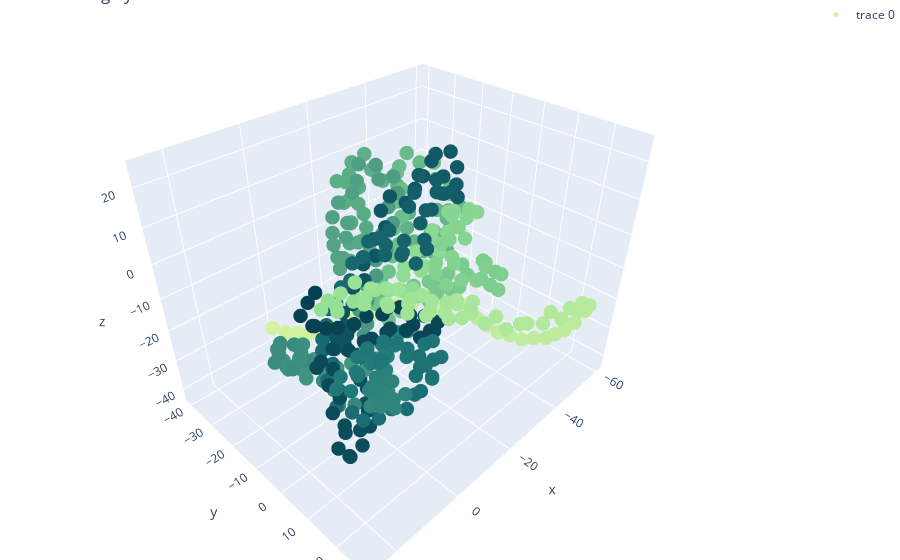

Notebook source saved alongside this figure:
### Markdown cell above
-------------------------------------------------------------------------------------------------------------------------------
#### <center><font color = #03989e>Protein P01009</font></center>
-------------------------------------------------------------------------------------------------------------------------------

### Code cell
N = 100000

trace1 = go.Scatter3d(x = protein2.x.values[0:N], 
                     y = protein2.y.values[0:N], 
                     z = protein2.z.values[0:N], 
                     mode = 'markers', 
                     marker = dict(
                         color = protein2.index.values[0:N], 
                         colorscale = "emrld", 
                         opacity = 1, size = 5
                     ))
figure_data = [trace1]
layout = go.Layout(title = 'Coloring by index', 
                   scene = dict(
                   xaxis = dict(title = "x"), 
                   yaxis = dict(title = "y"), 
                   zaxis = dict(title = "z")), 
                   margin = dict(
                   l = 0, r = 0, b = 0, t = 0),
                   showlegend = True
)

fig = go.Figure(data = figure_data, layout = layout)
py.iplot(fig, filename = 'simple-3d-scatter')

### Figure 1 — Plotly figure (JSON) as saved in the notebook; plotly's stock layout.template omitted (floating-point values rounded to 4 significant figures; data arrays with more than 128 entries replaced by an {"elided": "..."} marker saying what was removed)
{"data": [{"marker": {"color": {"elided": "418 int values"}, "colorscale": [[0, "rgb(211, 242, 163)"], [0.1667, "rgb(151, 225, 150)"], [0.3333, "rgb(108, 192, 139)"], [0.5, "rgb(76, 155, 130)"], [0.6667, "rgb(33, 122, 121)"], [0.8333, "rgb(16, 89, 101)"], [1, "rgb(7, 64, 80)"]], "opacity": 1, "size": 5}, "mode": "markers", "type": "scatter3d", "x": {"elided": "418 float values"}, "y": {"elided": "418 float values"}, "z": {"elided": "418 float values"}}], "layout": {"margin": {"b": 0, "l": 0, "r": 0, "t": 0}, "scene": {"xaxis": {"title": {"text": "x"}}, "yaxis": {"title": {"text": "y"}}, "zaxis": {"title": {"text": "z"}}}, "showlegend": true, "title": {"text": "Coloring by index"}}}
